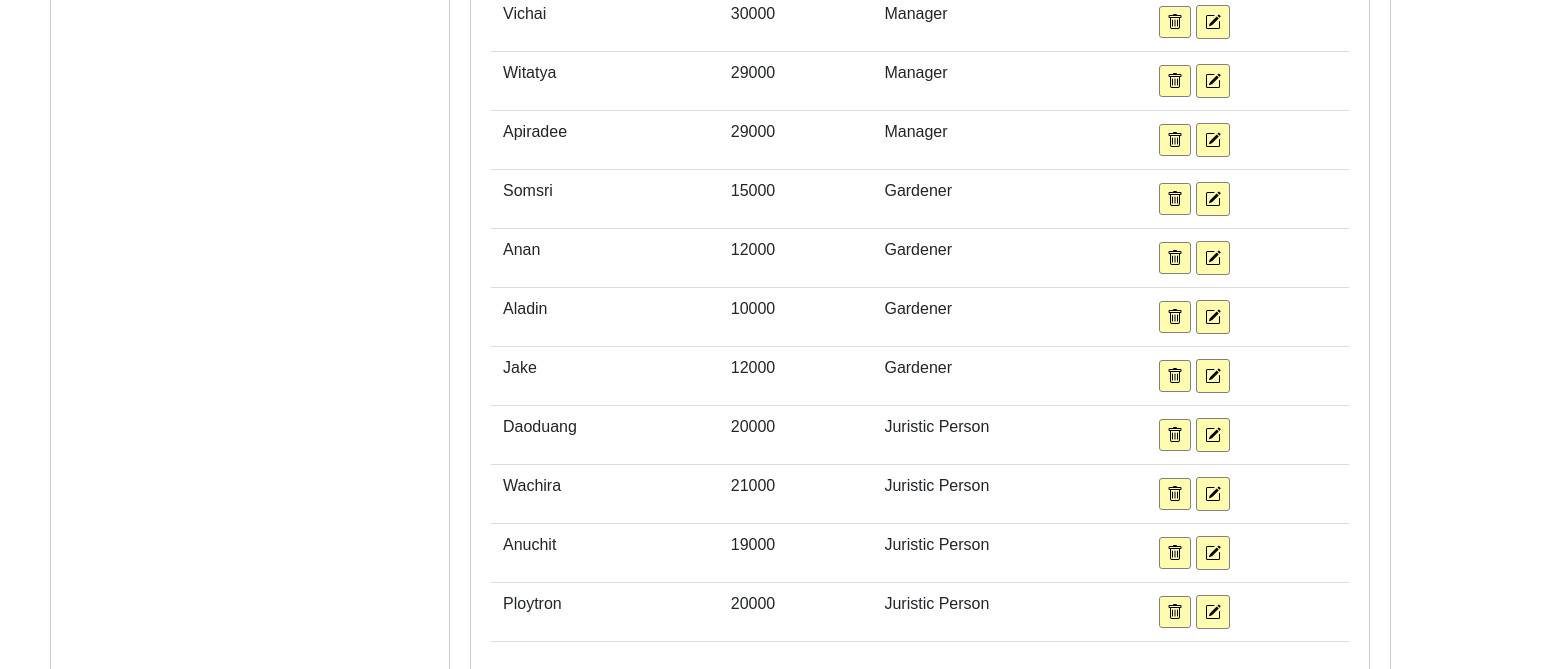
The app's page /landlord/employee/ (lower part), older data.
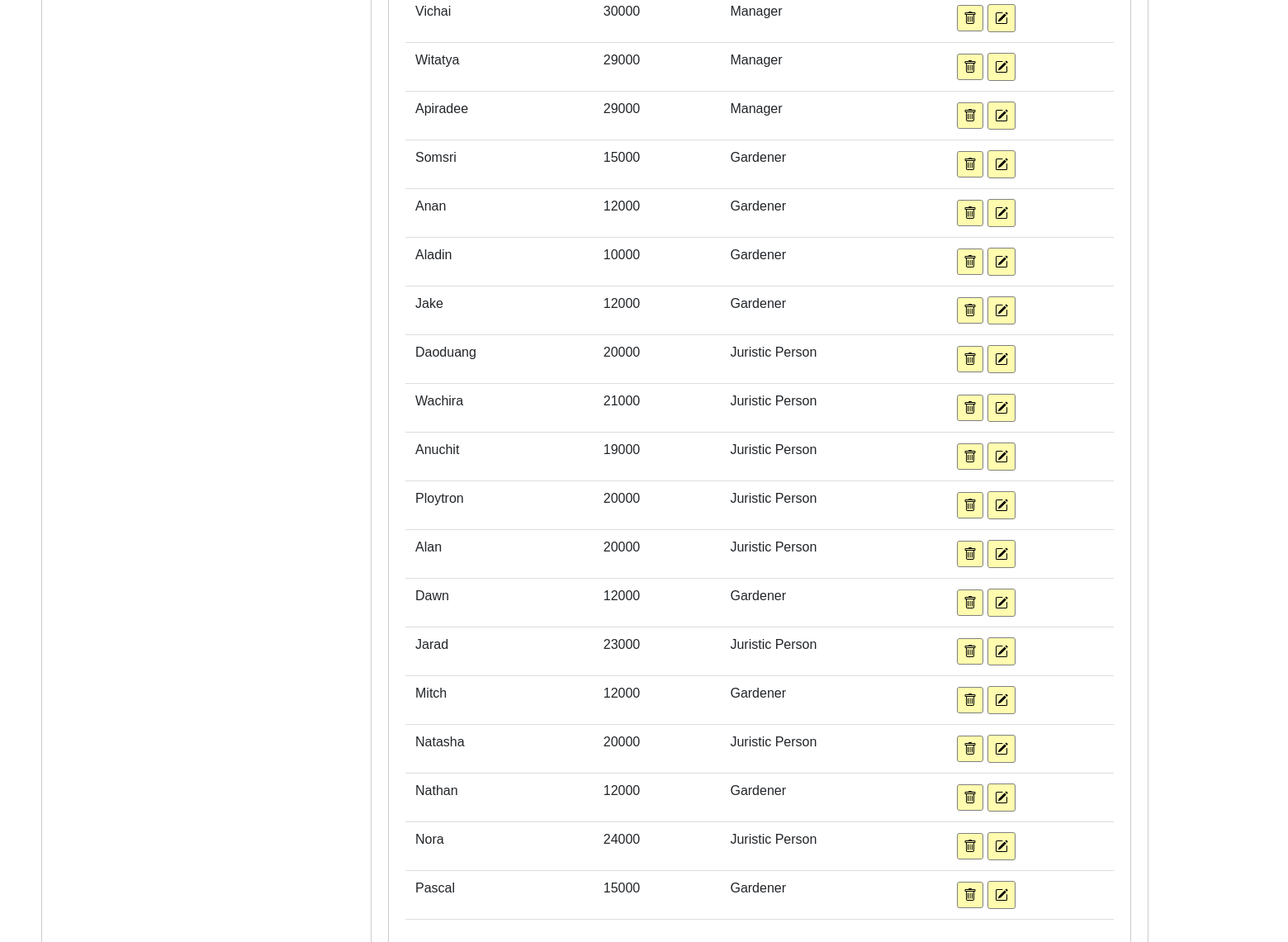
The same page, newer data.
### landlord/models.py (models this page shows)
class Employee(models.Model):
    apartment = models.ForeignKey(Apartment, on_delete=models.CASCADE)
    name = models.CharField(max_length=255)
    salary = models.IntegerField()
    occupation = models.CharField(max_length=255)

### landlord/views.py (the view)
# urls.py: path("employee/", employee_page, name="employee"),
def employee_page(request):
    condition = {}
    name_filter = request.GET.get('filter')
    occupation_filter = request.GET.get('occupation')
    salary_filter = request.GET.get('salary')
    if name_filter:
        condition["name__icontains"] = name_filter
    if occupation_filter:
        condition["occupation"] = occupation_filter
    if salary_filter:
        condition["salary__lt"] = salary_filter
    employee = Employee.objects.filter(**condition)
    occupations = Employee.objects.values_list('occupation', flat=True).distinct()
    min_salary = Employee.objects.aggregate(Min('salary'))['salary__min']
    max_salary = Employee.objects.aggregate(Max('salary'))['salary__max']
    average_this_salary = 0
    min_this_salary = 0
    max_this_salary = 0
    current_sal = max_salary
    if request.method == 'GET' and salary_filter:
        current_sal = salary_filter
    if employee:
        average_this_salary = employee.aggregate(Avg('salary'))['salary__avg']
        min_this_salary = employee.aggregate(Min('salary'))['salary__min']
        max_this_salary = employee.aggregate(Max('salary'))['salary__max']
    context = {
        'employee': employee,
        'num_employee': employee.count(),
        'current_occ': occupation_filter,
        'current_sal': current_sal,
        'occupations': occupations,
        'min_salary': str(min_salary),
        'max_salary': str(max_salary),
        'avg_this_salary': f"{average_this_salary:.2f}",
        'min_this_salary': f"{min_this_salary:.2f}",
        'max_this_salary': f"{max_this_salary:.2f}"
    }
    return render(request, "landlord/employee.html", context=context)

### landlord/templates/landlord/employee.html (shortened to what this page needs)
{% extends 'landlord/base.html' %}
{% block content %}
  {% load static %}
  <link rel="stylesheet" href="{% static 'landlord/filter_style.css' %}">
<main role="main">
  <br>
  <br>
  <br>
  <br>
  <div class="container">
    <div class="filter-section">
    </div>
    <div class="table-section">
        <table class="table">
          <tbody>
            {% for emp in employee %}
              <tr>
                <td>{{ emp.name }}</td>
                <td>{{ emp.salary }}</td>
                <td>{{ emp.occupation }}</td>
                <td>
                    <a href="{% url 'landlord:delete_employee' emp.id %}" class="btn btn-primary" style="background: #fffcaf; color: black; border: 1px solid gray; border-radius: 3px; padding:7px">
                    </a>
                    <button type="button" data-toggle="modal" data-target="#editModal-{{ emp.id }}" style="background: #fffcaf; border: 1px solid gray; color: black; border-radius: 3px;">
                    </button>
                </td>
              </tr>
            {% empty %}
              <tr>
                <td colspan="3">No employees found matching the filter criteria.</td>
              </tr>
            {% endfor %}
          </tbody>
        </table>
    </div>
    <div class="summary-section">
    </div>
  </div>
</main>
{% endblock %}

### landlord/templates/landlord/base.html (shortened to what this page needs)
<html lang="en">
<head>
    <link rel="stylesheet" href="https://stackpath.bootstrapcdn.com/bootstrap/4.5.0/css/bootstrap.min.css"
>
    <link rel="stylesheet" href="https://cdnjs.cloudflare.com/ajax/libs/font-awesome/6.0.0/css/all.min.css">
    </head>
<body>
    {% block content %}
    {% endblock %}
</body>
</html>

### landlord/static/landlord/filter_style.css (style rules this page uses)
body { font-family: Arial, sans-serif; margin: 0; padding: 0; }
.container { display: flex; justify-content: space-between; gap: 20px; width: 100%; padding: 20px; margin: 30px; }
.filter-section, .table-section, .summary-section { padding: 20px; border: 1px solid #ccc; border-radius: 5px; }
.filter-section { flex-grow: 1; min-width: 400px; }
.table-section { flex-grow: 2; min-width: 900px; overflow-x: auto; }
.summary-section { flex-grow: 1; min-width: 400px; }
table { width: 100%; border-collapse: collapse; margin-top: 20px; }

Row changes from the older to the newer data that the page shows:
added Employee: name "Alan", salary "20000", occupation "Juristic Person"
added Employee: name "Dawn", salary "12000", occupation "Gardener"
added Employee: name "Jarad", salary "23000", occupation "Juristic Person"
added Employee: name "Mitch", salary "12000", occupation "Gardener"
added Employee: name "Natasha", salary "20000", occupation "Juristic Person"
added Employee: name "Nathan", salary "12000", occupation "Gardener"
added Employee: name "Nora", salary "24000", occupation "Juristic Person"
added Employee: name "Pascal", salary "15000", occupation "Gardener"
